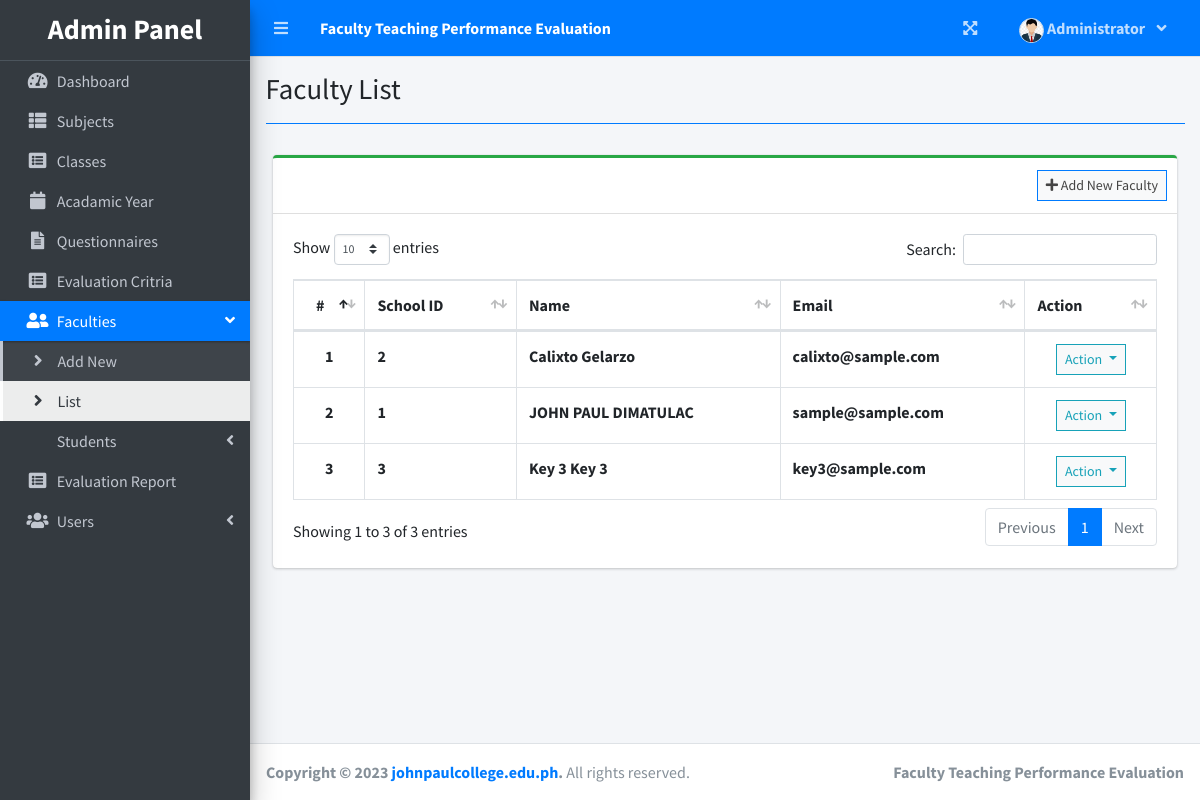
Screenshot of /index.php?page=faculty_list (signed in) with the database file from the repository.
### tables this page shows
CREATE TABLE `faculty_list` (
  `id` int(30) NOT NULL,
  `school_id` varchar(100) NOT NULL,
  `firstname` varchar(200) NOT NULL,
  `lastname` varchar(200) NOT NULL,
  `email` varchar(200) NOT NULL,
  `password` text NOT NULL,
  `avatar` text NOT NULL DEFAULT 'no-image-available.png',
  `date_created` datetime NOT NULL DEFAULT current_timestamp()
);

### admin/faculty_list.php (the view, shortened to what this page needs)
<?php include'db_connect.php' ?>
<div class="col-lg-12">
	<div class="card card-outline card-success">
		<div class="card-header">
			<div class="card-tools">
				<a class="btn btn-block btn-sm btn-default btn-flat border-primary" href="./index.php?page=new_faculty"><i class="fa fa-plus"></i> Add New Faculty</a>
			</div>
		</div>
		<div class="card-body">
			<table class="table tabe-hover table-bordered" id="list">
				<thead>
					<tr>
						<th class="text-center">#</th>
						<th>School ID</th>
						<th>Name</th>
						<th>Email</th>
						<th>Action</th>
					</tr>
				</thead>
				<tbody>
					<?php
					$i = 1;
					$qry = $conn->query("SELECT *,concat(firstname,' ',lastname) as name FROM faculty_list order by concat(firstname,' ',lastname) asc");
					while($row= $qry->fetch_assoc()):
					?>
					<tr>
						<th class="text-center"><?php echo $i++ ?></th>
						<td><b><?php echo $row['school_id'] ?></b></td>
						<td><b><?php echo ucwords($row['name']) ?></b></td>
						<td><b><?php echo $row['email'] ?></b></td>
						<td class="text-center">
							<button type="button" class="btn btn-default btn-sm btn-flat border-info wave-effect text-info dropdown-toggle" data-toggle="dropdown" aria-expanded="true">
		                      Action
		                    </button>
						</td>
					</tr>
				<?php endwhile; ?>
				</tbody>
			</table>
		</div>
	</div>
</div>

### rows the page displays
faculty_list: school "2", name "Calixto Gelarzo", email "calixto@sample.com"
faculty_list: school "1", name "JOHN PAUL DIMATULAC", email "sample@sample.com"
faculty_list: school "3", name "Key 3 Key 3", email "key3@sample.com"

### other values shown
$_SESSION['system']['name'] "Faculty Teaching Performance Evaluation"
$_SESSION['login_firstname'] "Administrator"
$title "Faculty List"
